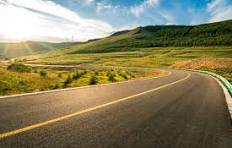
#> input picture road.jpg, 232 x 148 px
$ python images_test.py
#> lines starting #> are read from the running program, lines starting #| are printed output that depends on the picture
import cv2
import matplotlib.pyplot as plt

# Load image (replace with your image path)
image = cv2.imread("road.jpg")
#> image is the input picture: shape (148, 232, 3); mean B, G, R 95, 127.8, 135.4

# Print shape
print("Image shape:", image.shape)
#| Image shape: (148, 232, 3)

# Convert BGR to RGB (important for correct colors)
image_rgb = cv2.cvtColor(image, cv2.COLOR_BGR2RGB)

# Show original image
plt.imshow(image_rgb)
plt.title("Original Image")
plt.axis("off")
plt.show()

# Convert to grayscale
gray_image = cv2.cvtColor(image, cv2.COLOR_BGR2GRAY)
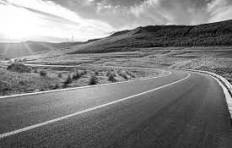
#> gray_image: shape (148, 232); min 3, max 255, mean 126.3

print("Grayscale shape:", gray_image.shape)
#| Grayscale shape: (148, 232)

# Show grayscale image
plt.imshow(gray_image, cmap='gray')
plt.title("Grayscale Image")
plt.axis("off")
plt.show()
